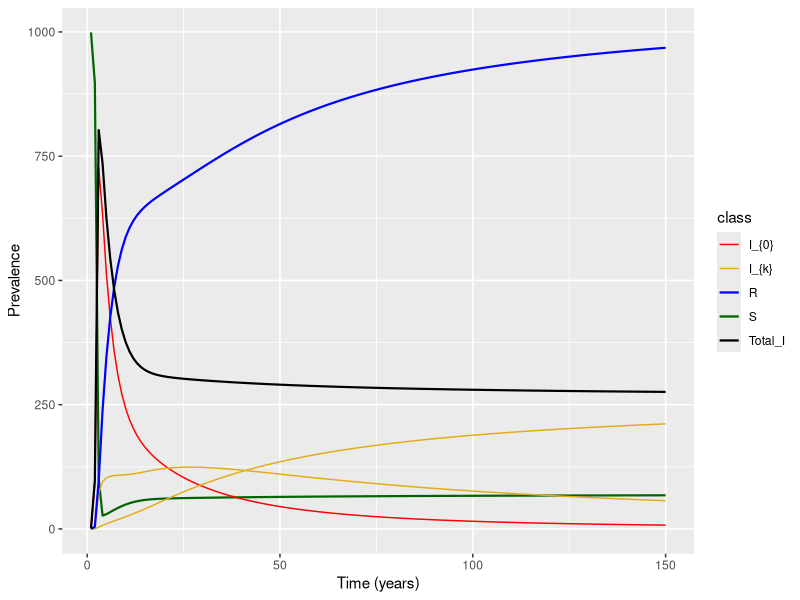

R code for this plot:
require(deSolve)
require(ggplot2)
require(reshape2)
library(dplyr)
require(gridExtra)

rm(list=ls())

# Added a new function to create the data for k classes, so here it just creates the parameters
parameters=data.frame(rec=0.2,trans=0.005, death=.1,birth=.1, mut=0.05)

PopulationSize<-1000
#R0<- (parameters$birth * PopulationSize * parameters$trans) / ((parameters$death*PopulationSize) * (parameters$death + parameters$rec))
#R0


# Time points
#time=seq(from=1,to=150,by=1/365)
time=seq(from=1,to=150)

##### detection function ######
# Function to get detection rate with is an exponential decay function scaled by "a"
det = function(k, a = 1, dMax=0){
  return(dMax*exp(-k*a))
}

#### Build data for n_k infection classes ######
# Builds the initial state data vector. Takes total number of infection classes (n_k, which includes I0, e.g. 20 infection classes run from 0 to 19) and then total pop size. This will be distributed such that only S and I0 have individuals, otherwise all 0s.
build_data <- function(n_k, total_pop_size){
  
  state <- numeric(n_k+2)
  names(state)[c(1,n_k+2)] <- c('S','R')
  
  for(i in 1:n_k){
    names(state)[i+1] <- paste0("I",i-1)
  }
  
  state[1] <- total_pop_size-1
  state[2] <- 1
  return(state)
}

initial_states <- build_data(n_k=3,total_pop_size = PopulationSize)
initial_states

Q<-1000 # REMOVE ME - temp pop size

######### SIR Model for k classes #######
sir_modelAW <- function(time, state, parameters){
  
  # Get total pop size by summing over state vector
  N = sum(state)  
  
  # Total number of states including infection, S, and R
  all_states <- length(state)
  
  # Number of potential mutation/infection states (all states minus susceptible and recovered)
  n = all_states - 2
  
  # vector to hold di/dt 
  i_dot = rep(0, n)
  
  # I_n is the number of infected in the last infection/mutation class
  I_n = state[length(state)-1]
  
  # number of recovered individuals
  R = state[length(state)]
  
  # Vector to store deltas for all states, from S through all I's and N
  deltas <- numeric(all_states)
  
  
  #################################################################################
  ### QUESTION:
  #################################################################################
  i = state[2:n] ############## SHOULD THIS BE 2:n-1 b/c I_n is coded separately???
  #################################################################################
  #################################################################################
  
  
  ## S #########################################
  #First Delta is for susceptibles - don't think this needs to be iterated over all classes b/c of the sum_of_rel function? Could be wrong.
  deltas[1] = parameters$birth*Q - (state['S']*(parameters$death + parameters$trans*sum(state[which(names(state)!='S' & names(state)!='R')])))
  
  
  ### I0 ########################################
  # Second delta is I0 which is unique b/c nothing mutates into it. So it gets its own function here, gaining new individuals from S in the first half, then losing individuals through recovery, mutation to I1, death, and detection.
  deltas[2] = parameters$trans*state['S']*state['I0'] - (parameters$rec + parameters$mut + parameters$death + det(k=0))*state['I0']
  
  ### In ########################################
  #The second to last delta is the last infection class, which is also unique, in that it doesn't mutate into anything. So it gets its own recursion. Gaining individuals from S in the first half, losing individuals from recovery, death, and detection, then gaining individuals from the second to last infection class via mutation.
 deltas[all_states-1] = parameters$trans*state['S']*I_n - (parameters$rec + parameters$death + det(k=n))*I_n + parameters$mut*state[all_states-2]
  
  # Pulling the indices for all infection classes except for I0 and In, since they should all have the same equation for change over time: gains from susceptibles based on transmission, loss from recovery, mutation, death, and detection, then gain from mutation in the previous class.
  
  # Construct the last infection class name using n
  last_name <- paste0('I', n)
  # vector of names to exclude
  excluded_names <- c("S", "I0", last_name, "R")
  
  #indices for all infection classes. In retrospect, this should always be like 3:all_states-2 I think? We exclude S and I0 (indices 1 and 2) and then In and R (indices all_states-1 and all_states)
  inf_indices <- which((!names(state) %in% excluded_names))
  
  # Not sure If I need to do this, but I've set this up do recovery from class I0 and class In as well as death of recovered individuals. I then update this with recoveries from all other infection classes within the loop below. Then I put that into the deltas vector at the end. there may be a more elegant way of doing this using the sum_of_rel variable/function but I wasn't sure how that worked.
  dR <- (parameters$rec +det(k=0))*state['I0']+(parameters$rec + det(k=all_states-2))*state[all_states-1] - parameters$death*state['R']
  
  # This iterator tracks how many mutations we are from 0, which is just tough to do when using indices, but juggling indices is tough if we try and iterate over the infection class number itself. So I just got lazy about it tbh. Hopefully it works?
  it <- 1
  
  for(i in inf_indices){
    
    # Get delta for current infection class, looping through all except 0 and n
    deltas[i] <- parameters$trans*state['S']*state[i] - (parameters$rec + parameters$mut + parameters$death + det(k=it))*state[i] + parameters$mut*state[i-1]
    
    #get our recovered change - just add to it each time I think? This makes sense? Maybe? Hmmm.
    dR <- dR + (parameters$rec + det(k=it))*state[i] 
    
    #update our mutation iterator
    it <- it+1
  }
  
  #dR <- dR - parameters$death*(state['R']+dR)
  
  #   #put the recovered change into the final deltas slot
  deltas[all_states] <- dR
  #   
  #   #return deltas
  return(list(deltas))
}

initial_states

sir_modelAW(time, initial_states, parameters)


###### Solving the differential equations: ######
output<-as.data.frame(ode(y=initial_states,func = sir_modelAW,parms=parameters,times = time, method="ode45"))
max(rowSums(output[,-1]))

# Get the sums of all infected classes to plot as a separate line
sums<-output[,c(-2, -length(output))] # remove the S and R class

Totals<-rowSums(sums[,-1]) # Take the row sums excluding the time variable

# Format it to fit with out_long
Tots<-data.frame("time"=as.numeric(sums$time), "variable"=rep("Total_I", length(Totals)), "value"=as.numeric(Totals))

out_long=melt(output,id="time")

which(out_long$variable!="S" & out_long$variable!= "I0"  & out_long$variable!= "R")

out_long<-rbind(out_long, Tots)

### Creating a class to relabel for plotting
out_long$class<-NA

out_long$class[which(out_long$variable!="S" & out_long$variable!= "I0"  & out_long$variable!= "R" & out_long$variable!= "Total_I")]<-"I_{k}"
out_long$class[which(out_long$variable=="S")]<-"S"
out_long$class[which(out_long$variable=="I0")]<-"I_{0}"
out_long$class[which(out_long$variable=="R")]<-"R"
out_long$class[which(out_long$variable=="Total_I")]<-"Total_I"

head(out_long)

####### Plotting the prevalence over time #######
#quartz(width=10,height=6)
ggplot(data = out_long,                                               
       aes(x = time, y = value, colour = class, group = variable, size=class)) +  
  geom_line() +                                                          
  xlab("Time (years)")+                                                  
  ylab("Prevalence") + scale_color_discrete(name="State")+
  scale_color_manual(values=c("red", "#e4ab18", "blue", "darkgreen", "black"))+
  scale_size_manual(values=c(0.5,0.5,0.75,0.75,0.75))

#rm(list=ls())
